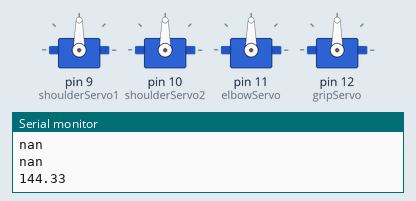
Simulated run of this sketch. Board: Arduino Uno, built with avr-gcc and run on an emulated ATmega328P. On the bench: 4 × servo, the last lines printed to the serial monitor.

Above: at 0.1 s.
At 1.1 s:
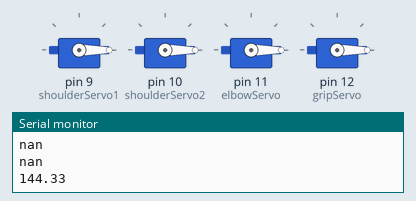
Timing chart, 0 to 2.6 s (numbered marks = the images above):
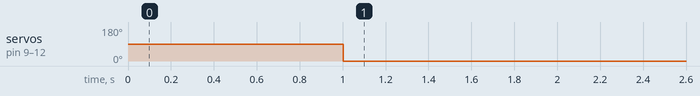

Measured:
- by itself, servo on pin 9 (shoulderServo1), servo on pin 10 (shoulderServo2), servo on pin 11 (elbowServo), servo on pin 12 (gripServo): 90° → 0° at 1.0 s

The sketch:

angle_equations.ino
```cpp
#include<math.h>
#include <Servo.h>

Servo shoulderServo1;
Servo shoulderServo2;
Servo elbowServo;
Servo gripServo;
#define L1 120
#define L2 68
#define L3 15
#define Rad2Deg 57.295779
#define Deg2Rad 0.017453
int x=150 ,y=50 ;
float theta1,theta2,theta3,beta1,beta2,beta3,L ;


void setup() {

shoulderServo1.attach(9);
shoulderServo2.attach(10);
elbowServo.attach(11);
gripServo.attach(12) ;
Serial.begin(9600);

}

void loop() {

theta1 = theta2 = theta3 = 0 ;
theta3 = thetathree (x,y);
beta3 = 90 - theta3 ;
L = sqrt(sq(L2) + sq(L3) - 2*L2*L3*cos(Deg2Rad * theta3)) ; //data type conversion is nedded cuz cos o/p is double

theta2 = thetatwo(x,y,theta3,L) ;
beta2 = 30 + theta2 ;

theta1 = thetaOne(x,y,theta2,L);
beta1 = 180 - (theta1 + 30 ) ;

Serial.println(theta1);
Serial.println(theta2);
Serial.println(theta3);
delay(1000);

shoulderServo1.write(beta1);
shoulderServo2.write(180 - beta1);
elbowServo.write(beta2);
gripServo.write(beta3);
  delay(15);
  }

 float thetathree (int x , int y){

int x1 = x- L3;
float z = sqrt(sq(x1) + sq(y) );

double phi1 = atan2(x1 , y ) * Rad2Deg ;

float phi2opp = ( sq(z)+ sq(L2)-sq(L1) ) / (2*z*L2);
double phi2 = acos (phi2opp) * Rad2Deg ;
float theta3 = 360 - (phi1 + phi2 + 90 );
return( theta3 );
 }

float thetatwo (int x , int y , float theta3 , int L){
float T = (sq(x) + sq(y) - sq(L1) - sq(L)) / 2*L1*L ;
float upper = sqrt(1 - sq(T) ) ;
float theta2 = atan2(upper,T)  * Rad2Deg ;
  return (theta2 ) ;
  }

float thetaOne (int x , int y ,float theta2 ,int L) {
  float k2 = L* sin(Deg2Rad * theta2);
  float k1 = L1 + L* cos(Deg2Rad * theta2) ;
  float theta1 = atan2(x,y) * Rad2Deg - atan2(k2,k1) * Rad2Deg ;
  return ( theta1) ;
}
```
